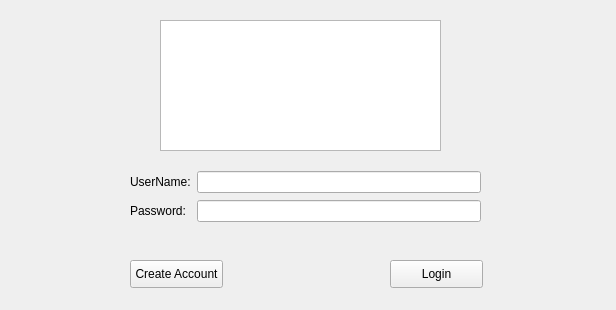
<?xml version="1.0" encoding="UTF-8"?>
<ui version="4.0">
 <class>Form</class>
 <widget class="QWidget" name="Form">
  <property name="geometry">
   <rect>
    <x>0</x>
    <y>0</y>
    <width>616</width>
    <height>310</height>
   </rect>
  </property>
  <property name="windowTitle">
   <string>Form</string>
  </property>
  <property name="layoutDirection">
   <enum>Qt::LeftToRight</enum>
  </property>
  <widget class="QPushButton" name="pushButton">
   <property name="geometry">
    <rect>
     <x>390</x>
     <y>260</y>
     <width>93</width>
     <height>28</height>
    </rect>
   </property>
   <property name="text">
    <string>Login</string>
   </property>
  </widget>
  <widget class="QPushButton" name="pushButton_2">
   <property name="geometry">
    <rect>
     <x>130</x>
     <y>260</y>
     <width>93</width>
     <height>28</height>
    </rect>
   </property>
   <property name="text">
    <string>Create Account</string>
   </property>
  </widget>
  <widget class="QGraphicsView" name="graphicsView">
   <property name="geometry">
    <rect>
     <x>160</x>
     <y>20</y>
     <width>281</width>
     <height>131</height>
    </rect>
   </property>
  </widget>
  <widget class="QWidget" name="">
   <property name="geometry">
    <rect>
     <x>130</x>
     <y>170</y>
     <width>351</width>
     <height>53</height>
    </rect>
   </property>
   <layout class="QGridLayout" name="gridLayout">
    <item row="0" column="1">
     <widget class="QLineEdit" name="lineEdit"/>
    </item>
    <item row="1" column="1">
     <widget class="QLineEdit" name="lineEdit_2"/>
    </item>
    <item row="1" column="0">
     <widget class="QLabel" name="label_2">
      <property name="text">
       <string>Password:</string>
      </property>
     </widget>
    </item>
    <item row="0" column="0">
     <widget class="QLabel" name="label">
      <property name="text">
       <string>UserName:</string>
      </property>
     </widget>
    </item>
   </layout>
  </widget>
 </widget>
 <resources/>
 <connections/>
</ui>
